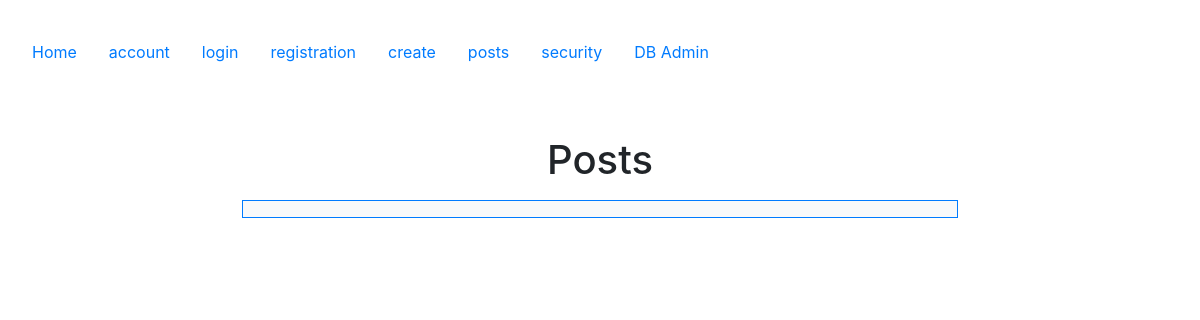
/posts, run on an earlier commit of the app's database.
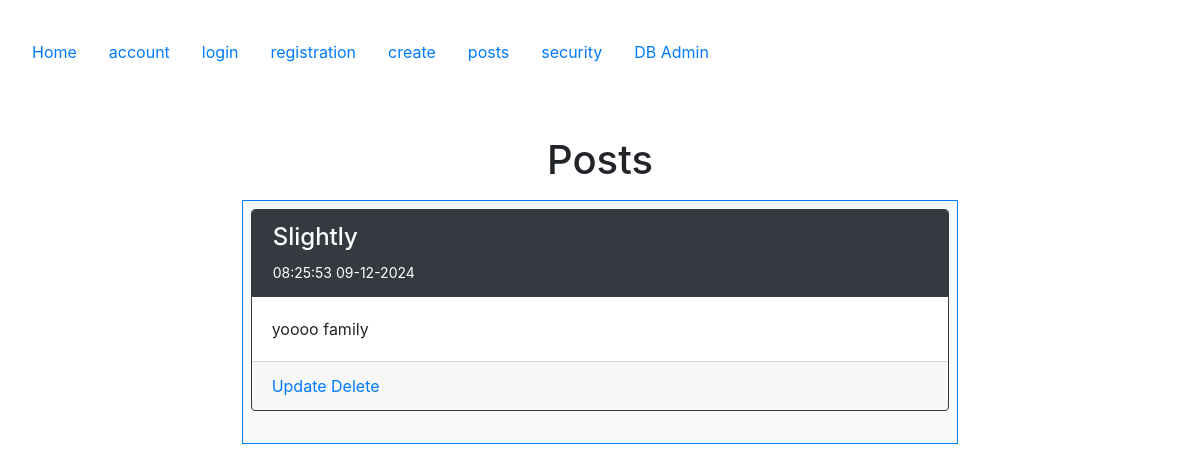
And on a later commit of the database.
### config.py (models this page shows, shortened)
class Post(db.Model):
   __tablename__ = 'posts'
   id = db.Column(db.Integer, primary_key=True)
   created = db.Column(db.DateTime, nullable=False)
   title = db.Column(db.Text, nullable=False)
   body = db.Column(db.Text, nullable=False)
   userid = db.Column(db.Integer, db.ForeignKey('users.id'))
   user = db.relationship("User", back_populates="posts")

### posts/views.py (the view)
@posts_bp.route('/posts')
def posts():
    all_posts = Post.query.order_by(desc('id')).all()
    return render_template('posts/posts.html', posts=all_posts)

### templates/posts/posts.html (shortened to what this page needs)
{% extends "base.html" %}
{% block content %}
    <div class="container">
    <h1>Posts</h1>
    <div class="p-2 row">
        <div class="col-2"></div>
        <div class="col-8">
            <div class="p-2 bg-light border border-primary" style="text-align: left">
                {% for post in posts %}
                <div class="card border border-dark">
                    <div class="card-header bg-dark text-white border border-dark">
                        <h4>{{ post.title }}</h4>
                        <small>{{ post.created.strftime('%H:%M:%S %d-%m-%Y') }}</small>
                    </div>
                    <div class="card-body">{{ post.body }}</div>
                     <div class="card-footer">
                        <a class="navbar-item" href="{{ url_for('posts.update', id=post.id) }}">Update</a>
                        <a class="navbar-item" href="{{ url_for('posts.delete', id=post.id) }}">Delete</a>
                     </div>
                </div>
                <br>
                {% endfor %}
            </div>
        </div>
        <div class="col-2"></div>
    </div>
    </div>
{% endblock %}

### templates/base.html (shortened to what this page needs)
<!DOCTYPE html>
<html lang="en">
<head>
    <link rel="stylesheet" href="https://cdn.jsdelivr.net/npm/bootstrap@4.6.2/dist/css/bootstrap.min.css">
</head>
<body>
<section class="container-fluid p-3 my-3">
    <nav class="nav nav-pills flex-column flex-sm-row">
      <a class="nav-item nav-link" href="{{ url_for('index') }}">Home</a>
      <a class="nav-item nav-link" href="{{ url_for('accounts.account') }}">account</a>
      <a class="nav-item nav-link" href="{{ url_for('accounts.login') }}">login</a>
      <a class="nav-item nav-link" href="{{ url_for('accounts.registration') }}">registration</a>
      <a class="nav-item nav-link" href="{{ url_for('posts.create') }}">create</a>
      <a class="nav-item nav-link" href="{{ url_for('posts.posts') }}">posts</a>
      <a class="nav-item nav-link" href="{{ url_for('security.security') }}">security</a>
      <a class="nav-item nav-link" href="http://127.0.0.1:5000/admin">DB Admin</a><script src="https://cdn.jsdelivr.net/npm/bootstrap@5.2.2/dist/js/bootstrap.bundle.min.js"></script>
    </nav>
    <div class="container-fluid p-3 my-5 text-center">
        {% block content %}{% endblock %}
    </div>
</section>
</body>
</html>

What changed in the data, as far as the page shows it:
added Post: title "Slightly", created "08:25:53 09-12-2024", body "yoooo family"
